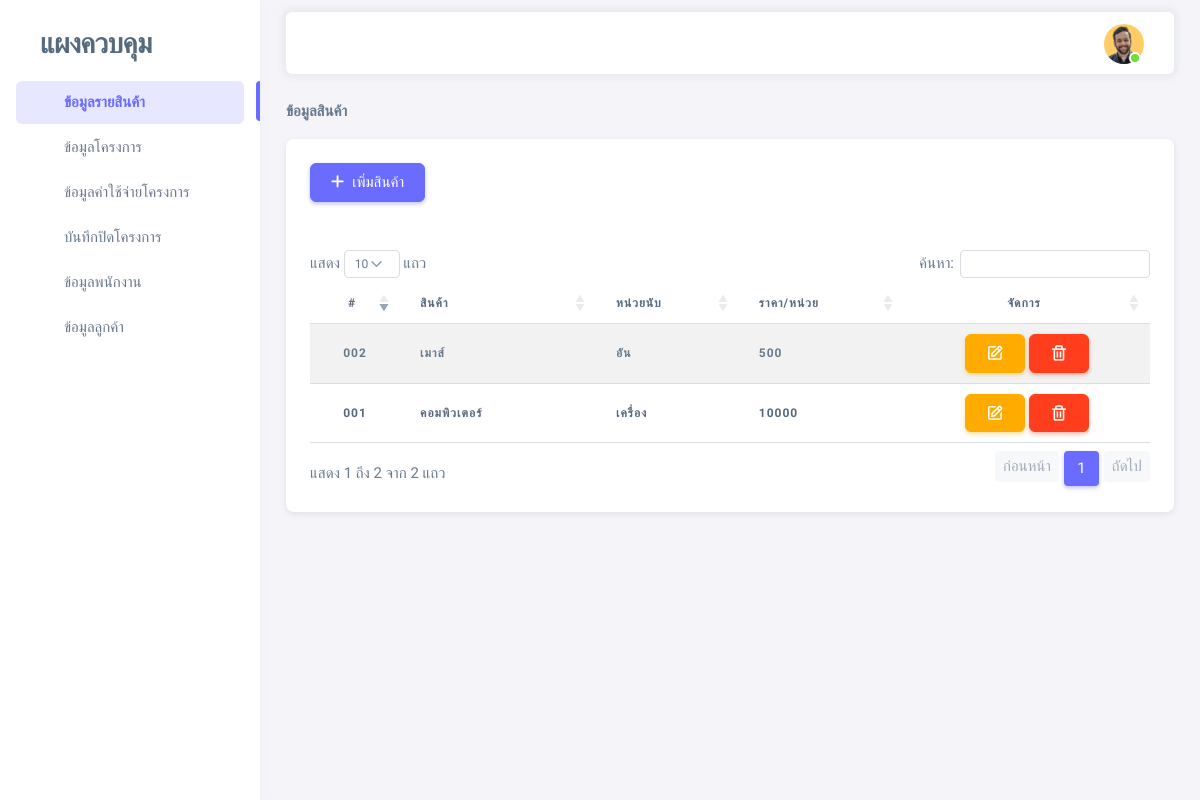
Page /dashboard/html/product.php (signed in) on the committed database.
### tables this page shows
CREATE TABLE `stock` (
  `s_id` int(3) UNSIGNED ZEROFILL NOT NULL,
  `s_name` varchar(100) NOT NULL,
  `s_unit` varchar(50) NOT NULL,
  `s_price` int(10) NOT NULL,
  `void` int(11) NOT NULL
);

### dashboard/html/product.php (the view, shortened to what this page needs)
<?php
include("connect.php");
$data = mysqli_query($conn, "select * from stock WHERE void = 0 ORDER BY s_id");
include("header.php"); ?>
<div class="layout-wrapper layout-content-navbar">
    <div class="layout-container">
        <?php include("sidebar.php") ?>
        <div class="layout-page">
            <?php include("topbar.php"); ?>
            <div class="content-wrapper">
                <div class="container-xxl flex-grow-1 container-p-y">
                    <div class="content-header">
                        <ol class="breadcrumb float-sm-right">
                            <li class="breadcrumb-item active"><a href="customer.php" class="text-decolation">ข้อมูลสินค้า</a></li>
                        </ol>
                    </div>
                    <div class="row">
                        <div class="col-12 order-2 order-md-3 order-lg-2 mb-4">
                            <div class="card">
                                <div class="card-header">
                                    <a href="crud_product.php?xCase=1" class="btn btn-primary"><i class="fa-solid fa-plus me-2"></i>เพิ่มสินค้า</a>
                                </div>
                                <div class="">
                                    <div class="card-body">
                                        <table id="myTable" class="table table-striped">
                                            <thead>
                                                <tr>
                                                    <th class="text-center" >#</th>
                                                    <th width="150px">สินค้า</th>
                                                    <th>หน่วยนับ</th>
                                                    <th>ราคา/หน่วย</th>
                                                    <th class="text-center" style="width: 200px;">จัดการ</th>
                                                </tr>
                                            </thead>
                                            <tbody>
                                                <?php
                                                if (mysqli_num_rows($data) > 0) {
                                                    while ($row = mysqli_fetch_assoc($data)) {
                                                ?>
                                                        <tr>
                                                            <th class="text-center" style="width: 50px;">
                                                                <?php echo $row['s_id']; ?>
                                                            </th>
                                                            <th><?php echo $row['s_name'] ?>
                                                            <th><?php echo $row['s_unit'] ?>
                                                            <th><?php echo $row['s_price'] ?>
                                                            </th>
                                                            <td class="text-center">
                                                                <a href="crud_product.php?xCase=2&id=<?php echo $row['s_id'] ?>" name="btn_edit" class="btn btn-warning edit_sale"><i class="tf-icons bx bx-edit"></i></a>
                                                                <a href="crud_product.php?xCase=3&id=<?php echo $row['s_id'] ?>" name="btn_delete" class="btn btn-danger"><i class="tf-icons bx bx-trash"></i></a>
                                                            </td>
                                                        </tr>
                                                <?php
                                                    }
                                                }
                                                ?>
                                            </tbody>
                                        </table>
                                    </div>
                                </div>
                            </div>
                        </div>
                    </div>
                </div>
                <?php include("footer.php"); ?>

### rows in the picture
stock: s_id "001", s_name "คอมพิวเตอร์", s_unit "เครื่อง", s_price "10000"
stock: s_id "002", s_name "เมาส์", s_unit "อัน", s_price "500"
